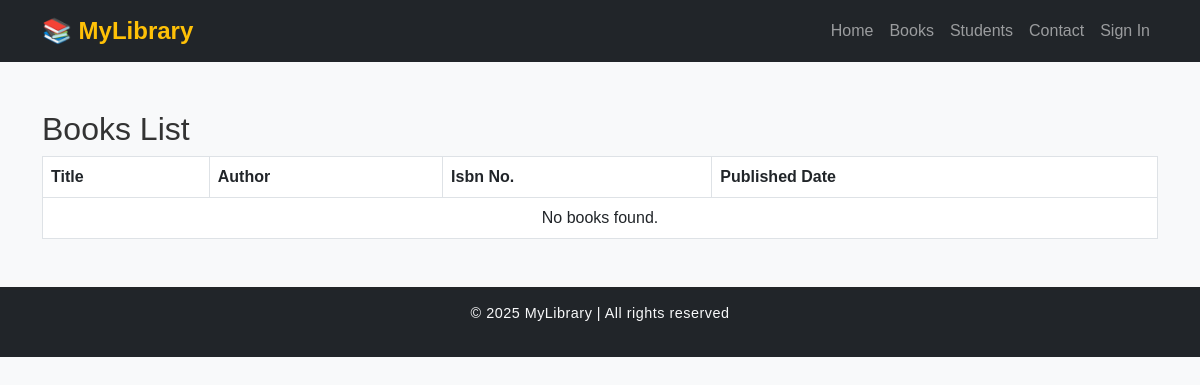
The page /books/ on the database as committed earlier.
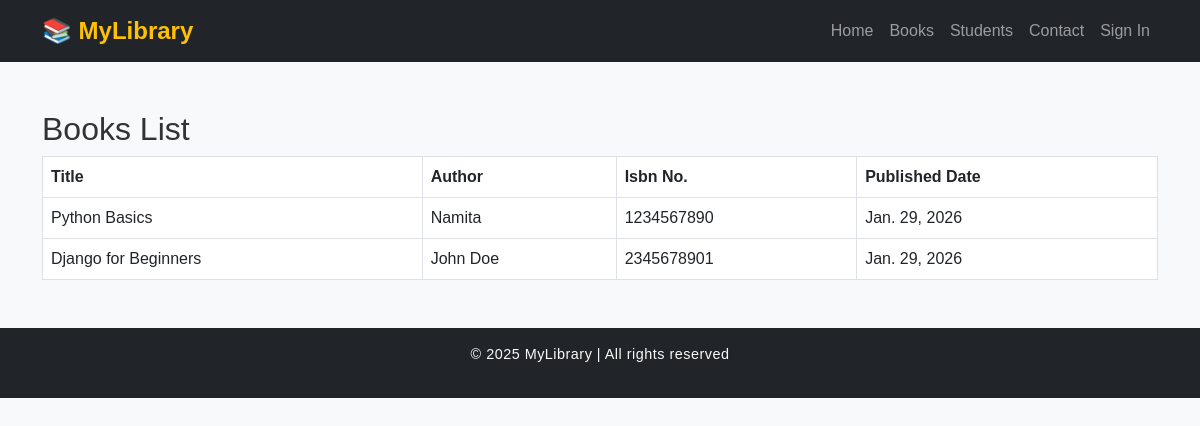
The same page on the database as committed later.
### library/models.py (models this page shows, shortened)
class Book(models.Model):
    title = models.CharField(max_length=200)
    author = models.CharField(max_length=100)
    isbn = models.CharField(max_length=13, unique=True)
    published_date = models.DateField(default=timezone.now)

### library/views.py (the view)
# urls.py: path('books/', views.books, name="books"),
def books(request):
    books = Book.objects.all()
    return render(request, "library/books.html", {"books": books})

### library/templates/library/books.html (shortened to what this page needs)
{% extends "library/base.html" %}
{% block content %}
<div class="container mt-5">
  <h2>Books List</h2>
  <table class="table table-bordered">
    <thead>
      <tr>
        <th>Title</th>
        <th>Author</th>
        <th>Isbn No.</th>
        <th>Published Date</th>
      </tr>
    </thead>
    <tbody>
      {% for book in books %}
      <tr>
        <td>{{ book.title }}</td>
        <td>{{ book.author }}</td>
        <td>{{ book.isbn }}</td>
        <td>{{ book.published_date }}</td>
      </tr>
      {% empty %}
      <tr>
        <td colspan="4" class="text-center">No books found.</td>
      </tr>
      {% endfor %}
    </tbody>
  </table>
</div>
{% endblock %}

Rows that differ between the two databases and show on the page:
added Book: title "Python Basics", author "Namita", isbn "1234567890", published_date "Jan. 29, 2026"
added Book: title "Django for Beginners", author "John Doe", isbn "2345678901", published_date "Jan. 29, 2026"
Other text that changed with them:
text no longer shown: "No books found."
